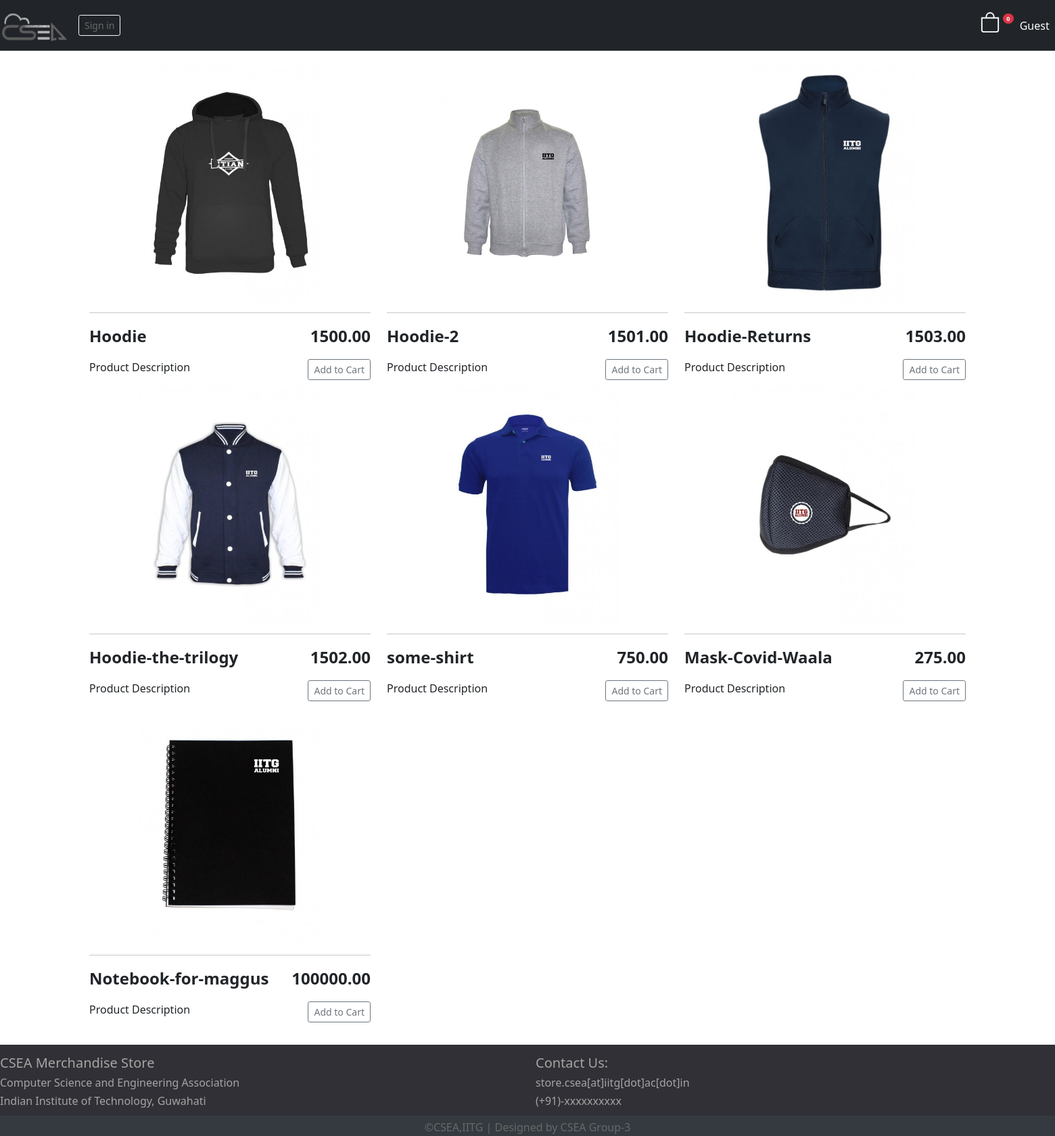
The app's page /, older data.
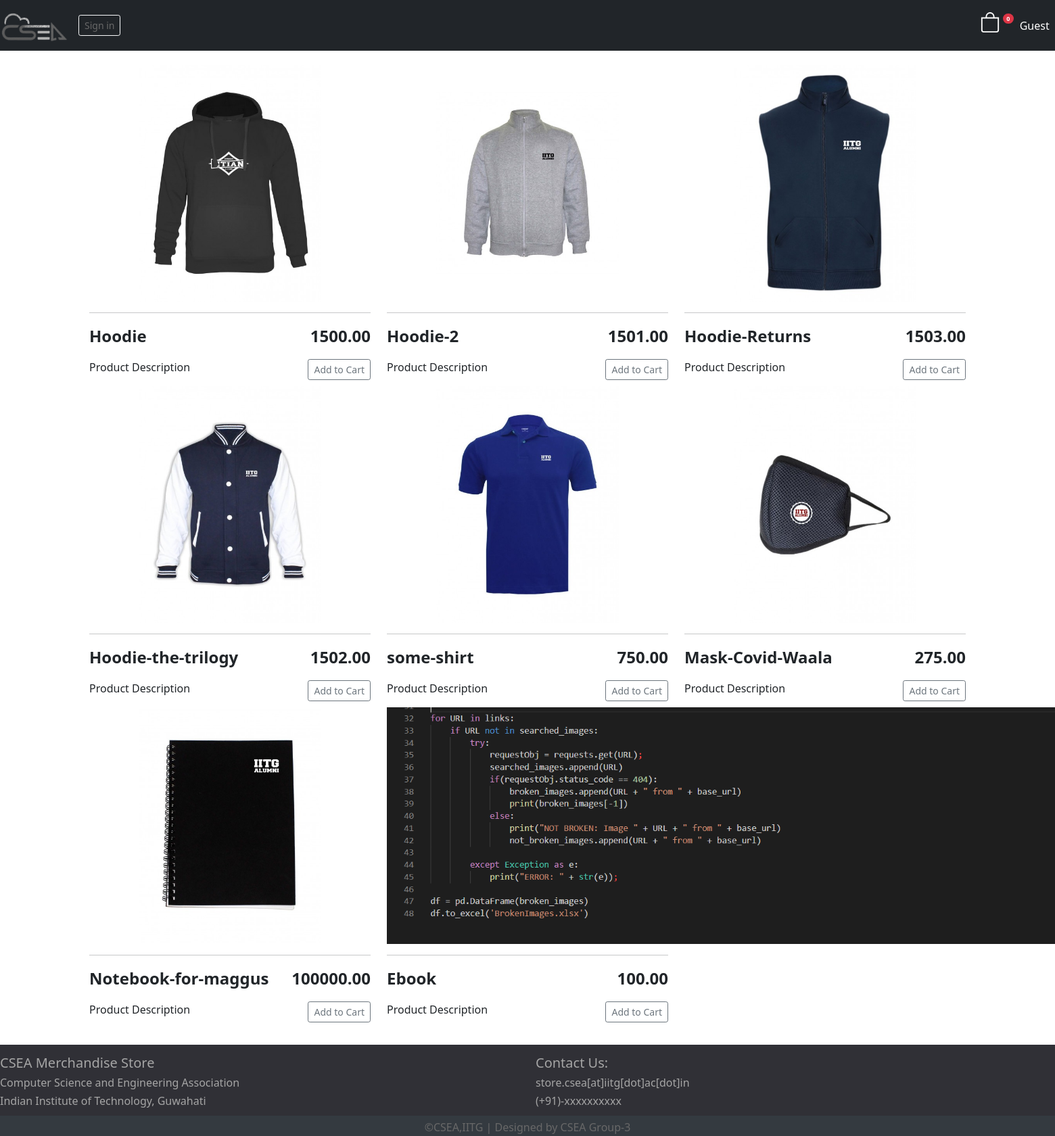
The same page, newer data.
### store/models.py (models this page shows, shortened)
class Product(models.Model):
    name = models.CharField(max_length = 200)
    price = models.FloatField()
    digital = models.BooleanField(default = False, null = True, blank = True)
    image = models.ImageField(blank=True)

### store/views.py (the view)
# urls.py: path('', include('store.urls')),
def store(request):
	if request.user.is_authenticated:
		customer = request.user.customer
		order, created = Order.objects.get_or_create(customer=customer, complete = False)
		items = order.orderitem_set.all()
		cartItems = order.get_cart_items
	else:
		cookieData= cookieCart(request)
		cartItems = cookieData['cartItems']
		order = cookieData['order']
		items = cookieData['items']
	products = Product.objects.all()
	context = {'products':products, 'order':order, 'cartItems':cartItems}
	return render(request, 'store/store.html', context)

### store/utils.py (called while the page is built, shortened)
def cookieCart(request):
    try:
        cart = json.loads(request.COOKIES['cart'])
    except:
	    cart = {}
    items = []
    order = {'get_cart_total':0, 'get_cart_items':0, 'shipping' :False}
    cartItems = order['get_cart_items']
    return {'cartItems':cartItems, 'order':order, 'items':items}

### store/templates/store/store.html (shortened to what this page needs)
{% extends 'store/main.html' %}
{% load static %}
{% block content %}
<div class="row">
    {% for product in products%}
    <div class="col-lg-4 ">
        <a href="#"><img class="thumbnail" src="{{product.image.url}}"></a>
        <hr>
        <p style="float:left;font-size:1.5em"><strong>{{product.name}}</strong></p>
        <p style="float:right;font-size:1.5em"><strong>{{product.price|floatformat:2}}</strong></p>
        <p style="float:left;font-size:1em">Product Description</p>
        <button  data-product={{product.name}} data-action="add"
        class="btn btn-outline-secondary add-btn btn-sm update-cart" style="float:right">
            Add to Cart
        </button>
    </div>
    {%endfor%}
</div>
{% endblock content %}

Row changes from the older to the newer data that the page shows:
added Product: image (picture), name "Ebook", price "100.00"
